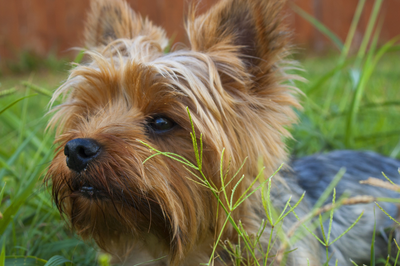
#> input picture dog.png, 400 x 266 px, found by its file name
$ jupyter execute --allow-errors discussion3.ipynb   (Python 2 division)
#> lines starting #> are read from the running program, lines starting #| are printed output that depends on the picture
# Week 3 Discussion

## Assignment Notes

Jupyter should automatically display images loaded with PIL:

[cell 1]
from PIL import Image

# Dog image from https://unsplash.com/photos/jx_kpR7cvDc
dog = Image.open("dog.png")
#> dog is the input picture: PIL image 400x266 RGB; mean R, G, B 121, 113.6, 78.6
dog

If you don't see an image, an alternative way to load and display the image is:

[cell 2]
import matplotlib.pyplot as plt
import matplotlib.image as img

dog2 = img.imread("dog.png")
plt.imshow(dog2)
plt.show()

Matplotlib is a package for plotting, which we'll use throughout the quarter. Note that if you use matplotlib to load the image, you don't need the `as_image()` function from Assignment 2.

## Discussion Notes

### Reading & Parsing Files

The process for reading a file is:

1. Open the file.
2. Read from the file, saving anything you want to keep in a variable.
3. Close the file.

Reading from a file takes time (hard disks are slow), so you should try to minimize the number of times you open/read a file. For small files, you can save the entire contents into a variable:

#> (a cell that did not finish here is left out)

Closing the file is important because it frees up operating system resources. If you're writing to a file, closing the file also ensures that everything you wrote to the file gets saved on disk. It's easy to forget to close a file, so Python has a shortcut:

#> (a cell that did not finish here is left out)

The `with` statement keeps the file open until the indented block ends, then automatically closes the file. You should use `with` unless you have a good reason not to.

Once the file is open, you might want to convert (or _parse_) the contents to a convenient format. The most concise way to do this is with list comprehensions:

#> (a cell that did not finish here is left out)

If you want to apply a multi-step process to each line, use generator expressions. Alternatively, you can change the code to use a for-loop:

[cell 6]
alt_data = []
#> (the rest of this cell did not finish here and is left out)

### Pattern Matching

In Python, the standard way to return multiple values from a function is to return a tuple. For instance, this function returns two numbers:

[cell 7]
def get_nums():
    return 3, 4, 7

get_nums()

Occasionally you'll want to assign elements in a tuple to different variables. You can do this with pattern matching (also called unpacking):

[cell 8]
t1, t2, t3 = get_nums()
print "t1 is", t1
print "t2 is", t2
print "t3 is", t3

This also works for ordinary tuples and lists:

[cell 9]
t1, t2 = (7, 12)
print "t1 is", t1
print "t2 is", t2

t1, t2 = [18, 9]
print "t1 is", t1
print "t2 is", t2

### The Splat Operator

You might also want to unpack a tuple into the arguments of a function. You can do this with the splat operator `*`:

[cell 10]
def print_args(x1, x2 = None):
    print "x1 is", x1
    print "x2 is", x2

t = (-2, 4)
print "Without splat:"
print_args(t)
print "\nWith splat:"
print_args(*t)

The `*` is only called the splat operator when used to unpack arguments.

## Student Questions

__Q: How can I add a row to a NumPy array?__

Use `np.vstack()` to add rows and `np.hstack()` to add columns. For instance:

[cell 11]
import numpy as np

x = [[1, 2, 3],
     [4, 5, 6],
     [7, 8, 9]]
x = np.array(x)
x

[cell 12]
np.vstack(([0, 0, 0], x)) # passing the tuple ([0, 0, 0], x) to np.vstack()

__Q: How can I change the inner elements in a list of lists?__

Use nested list comprehensions:

[cell 13]
z = [["5.1", "3.2"], ["4.1", "6.2"]]
[[float(x) for x in y] for y in z]

__Q: How can I compute column or row statistics?__

Use the `axis` argument in `np.mean()` or other functions:

[cell 14]
x = np.array(
    [[1, 2, 3],
     [4, 5, 6],
     [7, 8, 9]]
)
print x

np.mean(x, axis = 0)

The `axis` argument sets the dimension along which the function is computed. So `axis = 0` means values are computed parallel to the row-axis (in other words, column means). Setting `axis = 1` means values are computed parallel to the column-axis.

You can also set `axis` to other values for multidimensional arrays.

__Q: What and where are the color channels in an image?__

Images are represented as matrices. Color images are composed from 3 images: a red image, a green image, and a blue image (this is also how analog color photographs are made). These are called _color channels_.

In NumPy, the color channels get stacked up, so a `5 x 5` color image would be `5 x 5 x 3`.

[cell 15]
import numpy as np

dog_array = np.array(dog)
print "Image shape:", dog_array.shape
#| Image shape: (266, 400, 3)
print "Red channel shape:", dog_array[:, :, 0].shape
#| Red channel shape: (266, 400)

For NumPy arrays, you can select all elements for a dimension with `:`. Thus `x[:, 1]` means "all rows, column 2".

_R users: think of `x[:, 1]` in Python as `x[, 2]` in R._

If you display a color channel, the bright areas show where the color is strongest:

[cell 16]
# Display red color channel.
Image.fromarray(np.uint8(dog_array[:, :, 0]))
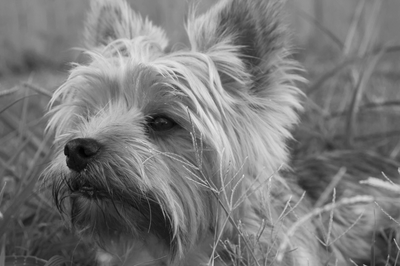
#> Out: PIL image 400x266 L; min 0, max 232, mean 121

[cell 17]
dog_array

For instance, the red color channel above shows more red in the dog's fur than in the grass.

You can manipulate the color channels to change the image (Photoshop is just a fancy matrix editor):

[cell 18]
# Flip the red channel upside-down. Running this a second time flips it back.
dog_array[:, :, 0] = np.flipud(dog_array[:, :, 0])
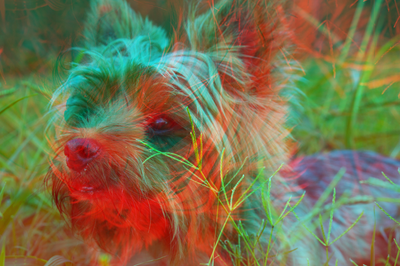
#> dog_array: shape (266, 400, 3); mean R, G, B 121, 113.6, 78.6
Image.fromarray(np.uint8(dog_array))
